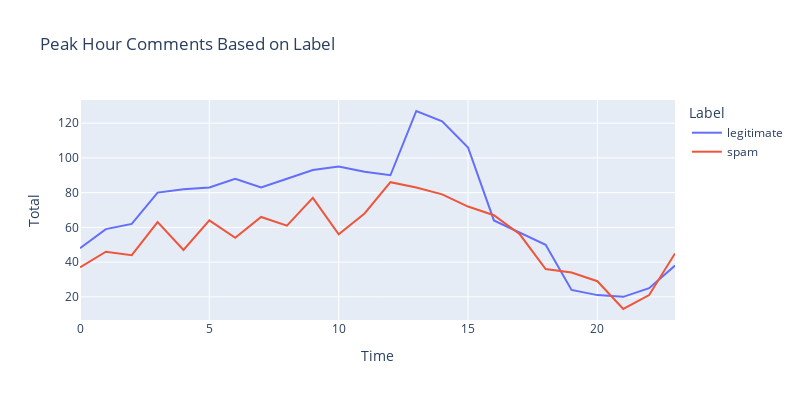

Source (notebook cell):
### Code cell
LabelTime = LabelTime.rename(columns={'counts':'Total'})
fig2 = px.line(LabelTime, x="Time", y='Total', 
              color='Label', title = 'Peak Hour Comments Based on Label', width=800, height=400)
fig2.show()

### Figure 1 — Plotly figure (JSON) as saved in the notebook; plotly's stock layout.template omitted (floating-point values rounded to 4 significant figures)
{"data": [{"hovertemplate": "Label=legitimate<br>Time=%{x}<br>Total=%{y}<extra></extra>", "legendgroup": "legitimate", "line": {"color": "#636efa", "dash": "solid"}, "marker": {"symbol": "circle"}, "mode": "lines", "name": "legitimate", "orientation": "v", "showlegend": true, "type": "scatter", "x": [0, 1, 2, 3, 4, 5, 6, 7, 8, 9, 10, 11, 12, 13, 14, 15, 16, 17, 18, 19, 20, 21, 22, 23], "xaxis": "x", "y": [48, 59, 62, 80, 82, 83, 88, 83, 88, 93, 95, 92, 90, 127, 121, 106, 64, 57, 50, 24, 21, 20, 25, 38], "yaxis": "y"}, {"hovertemplate": "Label=spam<br>Time=%{x}<br>Total=%{y}<extra></extra>", "legendgroup": "spam", "line": {"color": "#EF553B", "dash": "solid"}, "marker": {"symbol": "circle"}, "mode": "lines", "name": "spam", "orientation": "v", "showlegend": true, "type": "scatter", "x": [0, 1, 2, 3, 4, 5, 6, 7, 8, 9, 10, 11, 12, 13, 14, 15, 16, 17, 18, 19, 20, 21, 22, 23], "xaxis": "x", "y": [37, 46, 44, 63, 47, 64, 54, 66, 61, 77, 56, 68, 86, 83, 79, 72, 67, 56, 36, 34, 29, 13, 21, 45], "yaxis": "y"}], "layout": {"height": 400, "legend": {"title": {"text": "Label"}, "tracegroupgap": 0}, "title": {"text": "Peak Hour Comments Based on Label"}, "width": 800, "xaxis": {"anchor": "y", "domain": [0, 1], "title": {"text": "Time"}}, "yaxis": {"anchor": "x", "domain": [0, 1], "title": {"text": "Total"}}}}
